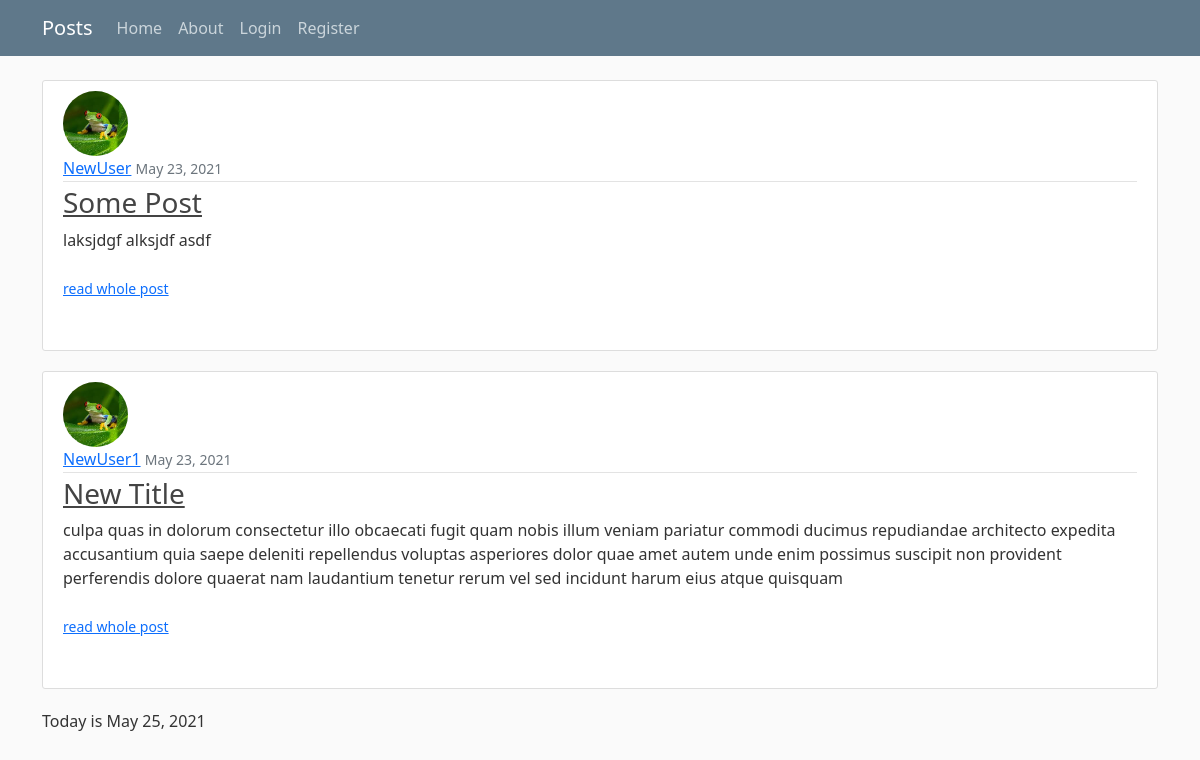
/posts/, run on the app's committed database.
### posts/models.py (models this page shows, shortened)
class Post(models.Model):
    title = models.CharField(max_length=100)
    content = models.TextField()
    date_posted = models.DateTimeField(default=timezone.now)
    author = models.ForeignKey(User, on_delete=models.CASCADE)

### users/models.py (models this page shows, shortened)
class Profile(models.Model):
    user = models.OneToOneField(User, on_delete=models.CASCADE)
    image = models.ImageField(default='images/frog.jfif', upload_to='images')

### posts/views.py (the view)
# urls.py: path('', PostListView.as_view(), name='home'),
class PostListView(ListView):
    model = Post
    template_name = 'posts/home.html'
    context_object_name = 'posts'
    ordering = ['-date_posted']
    paginate_by = 2

### posts/templates/posts/home.html
{% extends 'posts/base.html' %}
{% block content %}
{% for post in posts %}
<article class="media content-section">
    <img class="rounded-circle article-img" src="{{ post.author.profile.image.url }}" alt="">
    <div class="media-body">
        <div class="article-metadata">
            <a class="mr-2" href="#">{{ post.author }}</a>
            <small class="text-muted">{{ post.date_posted|date:' F d, Y' }}</small>
        </div>
        <h3><a class="article-title" href="{% url 'posts:detail' post.id %}">{{ post.title|title }}</a></h3>
        <p class="article-content">{{ post.content|truncatewords:50 }}
            <small class="text-muted">
                <a class="ml-2" href="{% url 'posts:detail' post.id %}">read whole post</a>
            </small>
        </p>
    </div>
</article>
{% endfor %}
<p>Today is {% now 'F d, Y' %}</p>
{% endblock content %}

### posts/static/posts/main.css (style rules this page uses)
body { background: #fafafa; color: #333333; margin-top: 5rem; }
h1, h2, h3, h4, h5, h6 { color: #444444; }
.content-section { background: #ffffff; padding: 10px 20px; border: 1px solid #dddddd; border-radius: 3px; margin-bottom: 20px; }
.article-title { color: #444444; }
.article-content { white-space: pre-line; }
.article-img { height: 65px; width: 65px; margin-right: 16px; }
.article-metadata { padding-bottom: 1px; margin-bottom: 4px; border-bottom: 1px solid #e3e3e3 }

### data on the page
Post: author.profile.image (picture), author "NewUser", date_posted "May 23, 2021", title "Some Post", content "laksjdgf alksjdf asdf"
Post: author.profile.image (picture), author "NewUser1", date_posted "May 23, 2021", title "New Title", content "culpa quas in dolorum consectetur illo obcaecati fugit quam nobis illum veniam pariatur commodi ducimus repudiandae architecto expedita accusantium quia saepe deleniti repellendus voluptas asperiores dolor quae amet autem unde enim possimus suscipit non provident perferendis dolore quaerat nam laudantium tenetur rerum vel sed incidunt harum eius atque quisquam"
